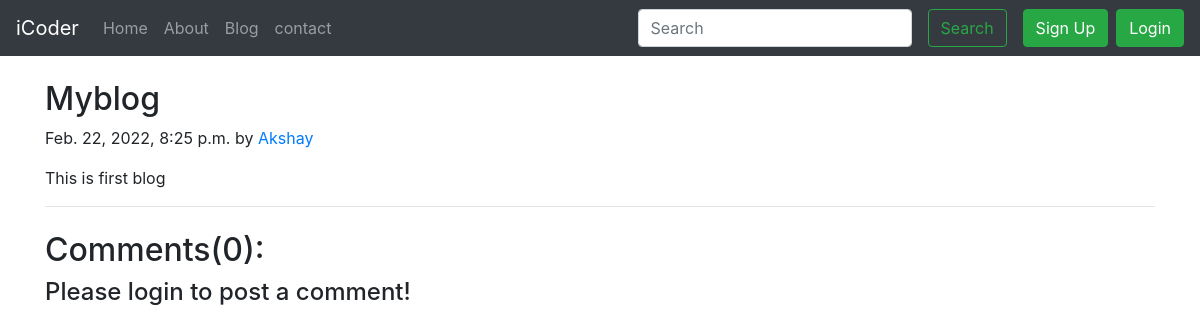
/blog/1, run on an earlier commit of the app's database.
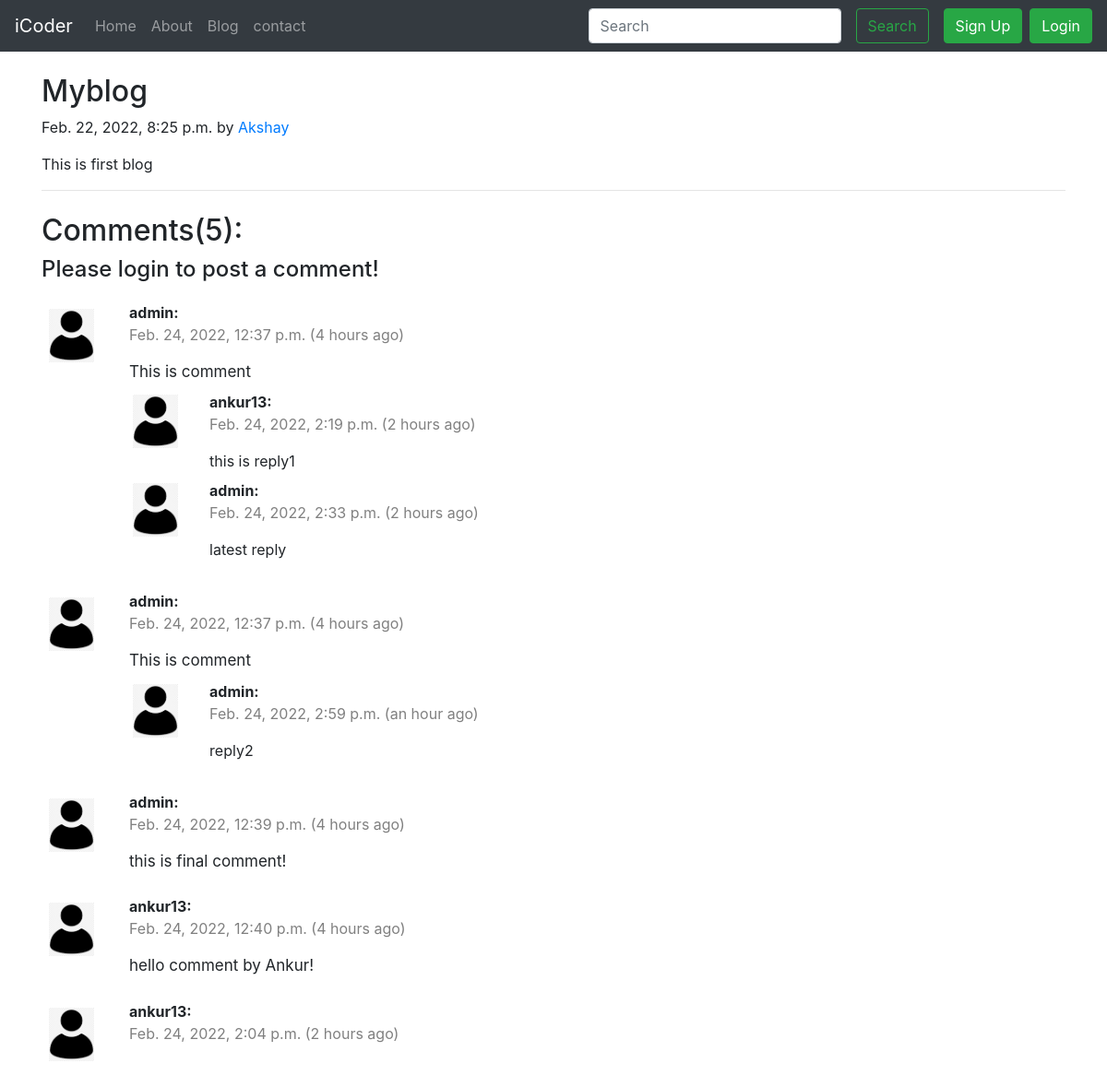
And on a later commit of the database.
### blog/models.py (models this page shows, shortened)
class BlogPost(models.Model):
    sno = models.AutoField(primary_key=True)
    title = models.CharField(max_length=50)
    author = models.CharField(max_length=20)
    content = models.TextField()
    timestamp = models.DateTimeField(auto_now_add=True, blank=True)

class Comments(models.Model):
    sno = models.AutoField(primary_key=True)
    comment = models.TextField()
    user = models.ForeignKey(User, on_delete=models.CASCADE)
    post = models.ForeignKey(BlogPost,on_delete=models.CASCADE)
    parent = models.ForeignKey('self', on_delete=models.CASCADE, null=True)
    timestamp = models.DateTimeField(default=now)
    def __str__(self):
        return self.comment

### blog/views.py (the view)
# urls.py: path("<int:sno>", views.viewBlog, name="View Blog"),
def viewBlog(request, sno):
    if request.method == 'GET':
        blog = BlogPost.objects.filter(sno=sno).first()
        postcomments = Comments.objects.filter(post=sno, parent=None)
        replies = Comments.objects.filter(post=sno).exclude(parent=None)
        replyDict = {}
        for reply in replies:
            if reply.parent.sno not in replyDict.keys():
                replyDict[reply.parent.sno] = [reply]
            else:
                replyDict[reply.parent.sno].append(reply)
        print(postcomments, replies)
        print(replyDict)
        view_blog = {'post': blog, 'comment': postcomments, 'user':request.user, 'replyDict':replyDict}
    return render(request, 'blog/blogPost.html', view_blog)

### blog/templatetags/get_dict.py (called while the page is built)
@register.filter(name="get_dict")
def get_dict(dict, key):
    return dict.get(key)

### templates/blog/blogPost.html (shortened to what this page needs)
{% extends 'base.html' %}
{% load static %}
{% load humanize %}
{% load get_dict %}
{% block body %}
<div class="container">
    <div class="blog-post my-4">
        <h2 class="blog-post-title">{{post.title}}</h2>
        <p class="blog-post-meta">{{post.timestamp}} by <a href="#">{{post.author}}</a></p>
        <p>{{post.content}}</p>
        <hr>
    </div>
</div>
<div class="container">
    <h2>Comments({{comment.count}}):</h2>
    {% if user.is_authenticated %}
    <form action="/blog/post_comment" method="post">
        {% csrf_token %}
        <div class="form-group">
            <label for="exampleInputEmail1">Post Comment</label>
            <input type="text" class="form-control" id="exampleInputEmail1" aria-describedby="emailHelp" name="comment"
                placeholder="Enter comment here..">
        </div>
        <input type="hidden" name="postid" value={{post.sno}}>
        <input type="hidden" name="postid" value="">
        <button type="submit" class="btn btn-primary">Submit</button>
    </form>
    {% else %}
    <h4>Please login to post a comment!</h4>
    {% endif %}
    {% for comment in comment %}
    <div class="row my-3">
        <div class="col-md-1 my-1"><img src="{% static 'img/user.png' %}" class="rounded mx-auto d-block w-100 p-2"
                alt="#"></div>
        <div class="col-md-11 my-1"><b>{{comment.user}}:</b><br>
            <p style="color: grey;">{{comment.timestamp}} ({{comment.timestamp|naturaltime}}) </p>
            <div style="font-size: 17px;">{{comment.comment}}</div>
            <div class="reply mx-0 my-0">
                <div class="replies">
                    {% for reply in replyDict|get_dict:comment.sno %}
                    <div class="row my-2">
                        <div class="col-md-1">
                            <img src="{% static 'img/user.png' %}" class="rounded mx-auto d-block w-100 p-1 mb-1"
                                alt="#">
                        </div>
                        <div class="col-md-11">
                            <b>{{reply.user.username}}:</b><span><p style="color: grey;">{{reply.timestamp}} ({{reply.timestamp|naturaltime}}) </p></span>
                            {{reply.comment}}
                        </div>
                        <br>
                    </div>
                    {% endfor %}
                </div>
            </div>
        </div>
    </div>
    {% endfor %}
</div>
{% endblock body %}

### templates/base.html (shortened to what this page needs)
<!doctype html>
<html lang="en">
<head>
    <link rel="stylesheet" href="https://cdn.jsdelivr.net/npm/bootstrap@4.6.0/dist/css/bootstrap.min.css"
>
</head>
<body>
    <nav class="navbar navbar-expand-lg navbar-dark bg-dark">
        <a class="navbar-brand" href="/">iCoder</a>
        <div class="collapse navbar-collapse" id="navbarSupportedContent">
            <ul class="navbar-nav mr-auto">
                <li class="nav-item {% block homeactive %}{% endblock homeactive %}">
                    <a class="nav-link" href="/">Home <span class="sr-only">(current)</span></a>
                </li>
                <li class="nav-item {% block aboutactive %}{% endblock aboutactive %}">
                    <a class="nav-link" href="/about">About</a>
                </li>
                <li class="nav-item {% block blogactive %}{% endblock blogactive %}">
                    <a class="nav-link" href="/blog">Blog</a>
                </li>
                <li class="nav-item {% block contactactive %}{% endblock contactactive %}">
                    <a class="nav-link" href="/contact">contact</a>
                </li>
            </ul>
            <div class="ml-auto form-inline">
            <form method='get' action='/search' class="form-inline my-2 my-lg-0">
                <input class="form-control mr-sm-2" type="search" placeholder="Search" aria-label="Search" name="search"
                id="search">
                <button class="btn btn-outline-success my-2 my-sm-0 mx-2" type="submit">Search</button>
            </form>
            {% if user.is_authenticated %}
            <ul class="navbar-nav ml-auto">
                <li class="nav-item dropdown">
                    <a class="nav-link dropdown-toggle" href="#" id="navbarDropdown" role="button" data-toggle="dropdown" aria-haspopup="true" aria-expanded="false">
                        Welcome {{request.user.first_name}}
                    </a>
                    <div class="dropdown-menu" aria-labelledby="navbarDropdown">
                        <a class="dropdown-item" href="/logout">Logout</a>
                    </div>
                </li>
            </ul>
            {% else %}
            <button type="button" class="btn btn-success my-2 my-sm-0 mx-2" data-toggle="modal"
            data-target="#signupModal">
            Sign Up
        </button>
        <button type="button" class="btn btn-success" data-toggle="modal" data-target="#loginModal">
            Login
        </button>
        {% endif %}
        </div>
    </div>
</nav>
    {% block body %}
    {% endblock body %}
</body>
</html>

What changed in the data, as far as the page shows it:
added Comments: user "admin", timestamp "Feb. 24, 2022, 12:37 p.m.", timestamp "4 hours ago", comment "This is comment", shown under "Please login to post a comment!"
added Comments: user.username "ankur13", timestamp "Feb. 24, 2022, 2:19 p.m.", timestamp "2 hours ago", comment "this is reply1", shown under "admin"
added Comments: user.username "admin", timestamp "Feb. 24, 2022, 2:33 p.m.", timestamp "2 hours ago", comment "latest reply"
added Comments: user "admin", timestamp "Feb. 24, 2022, 12:37 p.m.", timestamp "4 hours ago", comment "This is comment", shown under "Please login to post a comment!"
added Comments: user.username "admin", timestamp "Feb. 24, 2022, 2:59 p.m.", timestamp "an hour ago", comment "reply2"
added Comments: user "admin", timestamp "Feb. 24, 2022, 12:39 p.m.", timestamp "4 hours ago", comment "this is final comment!", shown under "Please login to post a comment!"
added Comments: user "ankur13", timestamp "Feb. 24, 2022, 12:40 p.m.", timestamp "4 hours ago", comment "hello comment by Ankur!", shown under "Please login to post a comment!"
added Comments: user "ankur13", timestamp "Feb. 24, 2022, 2:04 p.m.", timestamp "2 hours ago", shown under "Please login to post a comment!"
Also different on the page:
{{ comment.count }}: "0" → "5"
